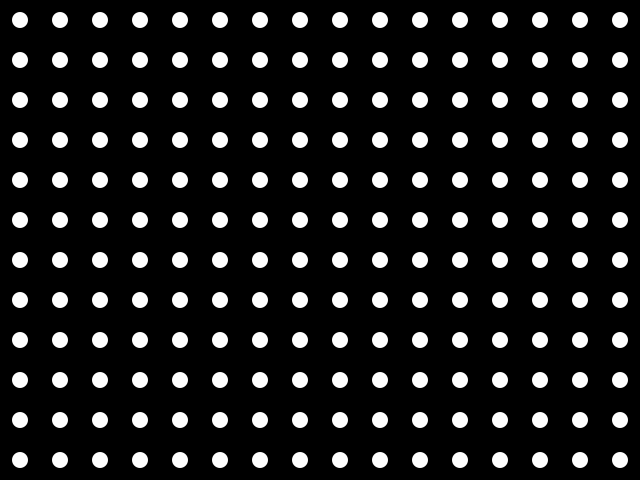
Frame 1 (no input)
Frame 60 (the mouse pressed at the canvas centre just before this capture): identical to frame 1, image omitted
Frame 120 (the mouse held since frame 60 and released just before this capture): identical to frame 1, image omitted

The Processing sketch that drew this single still picture (run headless with seeded random() and noise(); from frame 60 on, the mouse is pressed at the canvas centre):

// Processing sketch: w4_nestedFor_stp_0
// ── w4_nestedFor_stp_0.pde
float spacing;
float rad;

void setup() {
  size(640, 480);
  fill(255);
  noStroke();
  spacing = 40;
  rad = 8;
}

void mousePressed() {
  loop();
}

void draw() {
  background(0);

  for (int y = 0; y < height; y += spacing) {
    for (int x = 0; x < width; x += spacing) {
      circle(x + spacing * 0.5, y + spacing * 0 + spacing * 0.5, 2 * rad);
    }
  }
  //for (int x = 0; x < width; x += spacing) {
  //  circle(x + spacing * 0.5, spacing * 1 + spacing * 0.5, 2 * rad);
  //}
  //for (int x = 0; x < width; x += spacing) {
  //  circle(x + spacing * 0.5, spacing * 2 + spacing * 0.5, 2 * rad);
  //}
  //for (int x = 0; x < width; x += spacing) {
  //  circle(x + spacing * 0.5, spacing * 3 + spacing * 0.5, 2 * rad);
  //}
  //for (int x = 0; x < width; x += spacing) {
  //  circle(x + spacing * 0.5, spacing * 4 + spacing * 0.5, 2 * rad);
  //}
  //for (int x = 0; x < width; x += spacing) {
  //  circle(x + spacing * 0.5, spacing * 5 + spacing * 0.5, 2 * rad);
  //}
  //for (int x = 0; x < width; x += spacing) {
  //  circle(x + spacing * 0.5, spacing * 6 + spacing * 0.5, 2 * rad);
  //}
  //for (int x = 0; x < width; x += spacing) {
  //  circle(x + spacing * 0.5, spacing * 7 + spacing * 0.5, 2 * rad);
  //}
  //for (int x = 0; x < width; x += spacing) {
  //  circle(x + spacing * 0.5, spacing * 8 + spacing * 0.5, 2 * rad);
  //}
  //for (int x = 0; x < width; x += spacing) {
  //  circle(x + spacing * 0.5, spacing * 9 + spacing * 0.5, 2 * rad);
  //}
  //for (int x = 0; x < width; x += spacing) {
  //  circle(x + spacing * 0.5, spacing * 10 + spacing * 0.5, 2 * rad);
  //}
  //for (int x = 0; x < width; x += spacing) {
  //  circle(x + spacing * 0.5, spacing * 11 + spacing * 0.5, 2 * rad);
  //}
  //for (int x = 0; x < width; x += spacing) {
  //  circle(x + spacing * 0.5, spacing * 12 + spacing * 0.5, 2 * rad);
  //}
  //for (int x = 0; x < width; x += spacing) {
  //  circle(x + spacing * 0.5, spacing * 13 + spacing * 0.5, 2 * rad);
  //}
  //for (int x = 0; x < width; x += spacing) {
  //  circle(x + spacing * 0.5, spacing * 14 + spacing * 0.5, 2 * rad);
  //}
  //for (int x = 0; x < width; x += spacing) {
  //  circle(x + spacing * 0.5, spacing * 15 + spacing * 0.5, 2 * rad);
  //}
  //for (int x = 0; x < width; x += spacing) {
  //  circle(x + spacing * 0.5, spacing * 16 + spacing * 0.5, 2 * rad);
  //}
  //for (int x = 0; x < width; x += spacing) {
  //  circle(x + spacing * 0.5, spacing * 17 + spacing * 0.5, 2 * rad);
  //}
  //for (int x = 0; x < width; x += spacing) {
  //  circle(x + spacing * 0.5, spacing * 18 + spacing * 0.5, 2 * rad);
  //}
  //for (int x = 0; x < width; x += spacing) {
  //  circle(x + spacing * 0.5, spacing * 19 + spacing * 0.5, 2 * rad);
  //}
  //for (int x = 0; x < width; x += spacing) {
  //  circle(x + spacing * 0.5, spacing * 20 + spacing * 0.5, 2 * rad);
  //}
  //for (int x = 0; x < width; x += spacing) {
  //  circle(x + spacing * 0.5, spacing * 21 + spacing * 0.5, 2 * rad);
  //}
  //for (int x = 0; x < width; x += spacing) {
  //  circle(x + spacing * 0.5, spacing * 22 + spacing * 0.5, 2 * rad);
  //}
  //for (int x = 0; x < width; x += spacing) {
  //  circle(x + spacing * 0.5, spacing * 23 + spacing * 0.5, 2 * rad);
  //}
  //for (int x = 0; x < width; x += spacing) {
  //  circle(x + spacing * 0.5, spacing * 24 + spacing * 0.5, 2 * rad);
  //}
  //for (int x = 0; x < width; x += spacing) {
  //  circle(x + spacing * 0.5, spacing * 25 + spacing * 0.5, 2 * rad);
  //}
  //for (int x = 0; x < width; x += spacing) {
  //  circle(x + spacing * 0.5, spacing * 26 + spacing * 0.5, 2 * rad);
  //}
  //for (int x = 0; x < width; x += spacing) {
  //  circle(x + spacing * 0.5, spacing * 27 + spacing * 0.5, 2 * rad);
  //}
}
